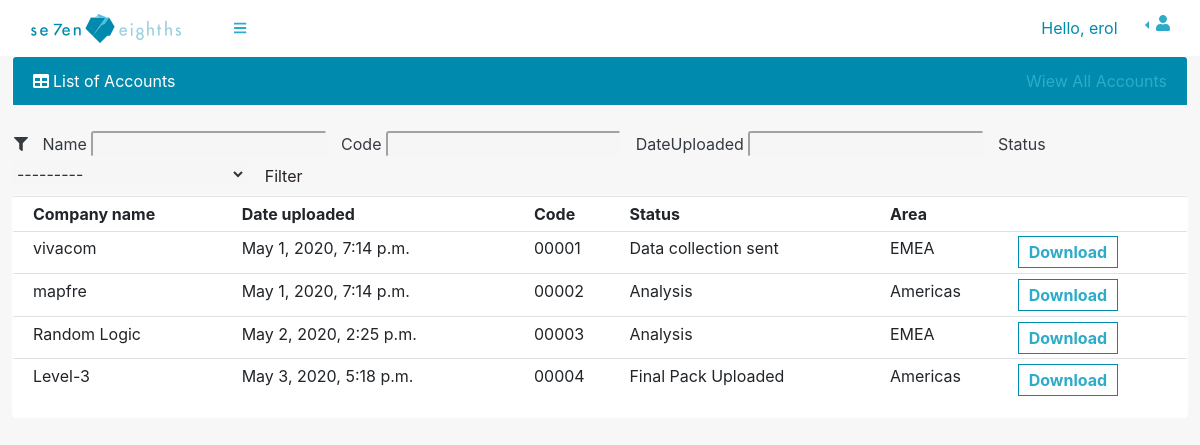
Page /listAccounts (signed in) on the earlier database version.
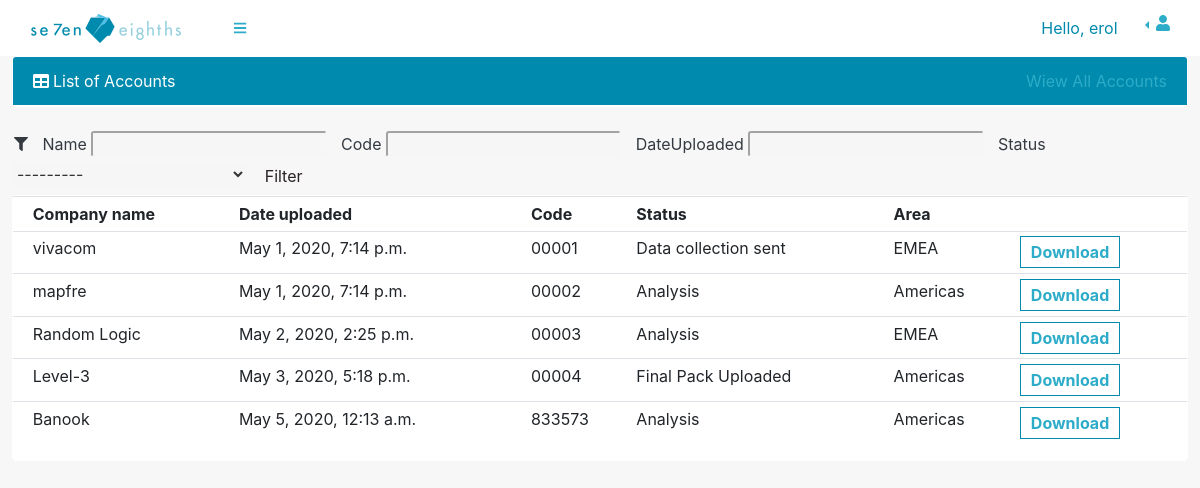
Same page on the later database version.
### base/models.py (models this page shows, shortened)
class Account(models.Model):
    AREAS = (
        ('EMEA', 'EMEA'),
        ('Americas', 'Americas'),
    )
    STATUS = (
        ('Data collection sent', 'Data collection sent'),
        ('Data Received', 'Data Received'),
        ('Analysis', 'Analysis'),
        ('Final Pack Uploaded', 'Final Pack Uploaded'),
    )
    username = models.ForeignKey(
        Access, blank=True,  null=True, on_delete=models.DO_NOTHING)
    name = models.CharField(max_length=30)
    code = models.CharField(max_length=30)
    dateReceived = models.DateTimeField(auto_now_add=True)
    dateUploaded = models.DateTimeField(auto_now_add=True)
    status = models.CharField(max_length=30, null=True, choices=STATUS)
    area = models.CharField(max_length=10, choices=AREAS)
    finalPack = models.FileField(null=True, blank=True)

### base/decorators.py (the view)
        def wrapper_func(request, *args, **kwargs):
            group = None
            if request.user.groups.exists():
                group = request.user.groups.all()[0].name
            if group in allowed_roles:
                return view_func(request, *args, **kwargs)
            else:
                return HttpResponse('You are not authorised to view this page')

### base/templatetags/groupFilter.py (called while the page is built)
@register.filter(name='has_group')
def has_group(user, group_name):
    return user.groups.filter(name=group_name).exists()

### base/views.py (called while the page is built)
@allowed_users(allowed_roles=['admin', 'MF'])
def listAccounts(request):
    groups = request.user.groups.values_list('name', flat=True)
    if 'MF' in groups:
        accounts = Account.objects.filter(
            username__username__contains=request.user)
    else:
        accounts = Account.objects.all()
    myAccountFilter = AccountFilter(request.POST, queryset=accounts)
    accounts = myAccountFilter.qs
    return render(request, 'base/listAccounts.html', {'accounts': accounts, 'myAccountFilter': myAccountFilter})

### base/templates/base/listAccounts.html (shortened to what this page needs)
{% extends 'base/navbars/sidenav.html' %} {% block content %}{%block body %}
{% load groupFilter %}
{% load widget_tweaks %}
<body class="sb-nav-fixed sb-sidenav-toggled">
    {% endblock %}
    <div id="layoutSidenav_content">
        <div class="col-xl-12">
            <div class="card mb-4">
                <div class="card-header">
                    <i class="fas fa-table mr-1"></i>List of Accounts
                    <a style="float: right;" href="{% url 'addAccount' %}" type="button">Wiew All Accounts</a>
                </div>
            </div>
            <form method="POST">
                <i style="padding-left: 2px;" class="fas fa-filter"></i>
                <span id="nameLabel">{{myAccountFilter.form.name.label}}</span>
                {{myAccountFilter.form.name  | add_class:"selection"}}
                <span id="nameLabel">{{myAccountFilter.form.code.label}}</span>
                {{myAccountFilter.form.code  | add_class:"selection"}}
                <span id="nameLabel">{{myAccountFilter.form.dateUploaded.label}}</span>
                {{myAccountFilter.form.dateUploaded  | add_class:"selection"}}
                <span id="nameLabel">{{myAccountFilter.form.status.label}}</span>
                {{myAccountFilter.form.status  | add_class:"selection"}}
                <button class="btn filterbtn" type="submit">Filter</button>
            </form>
            <div class="card card-body">
                <table class="table table-sm">
                    <tr>
                        <th></th>
                        <th>Company name</th>
                        <th>Date uploaded</th>
                        <th>Code</th>
                        <th>Status</th>
                        <th>Area</th>
                        <th></th>
                    </tr>
                    {% for account in accounts %}
                    <tr>
                        <td></td>
                        <td>{{account.name}}</td>
                        <td>{{account.dateUploaded}}</td>
                        <td>{{account.code}}</td>
                        <td>{{account.status}}</td>
                        <td>{{account.area}}</td>
                        <td><a type="button">Download</td>
                    </tr>
                    {% endfor %}
                </table>
            </div>
        </div>
    </div>
    {%endblock%}

Differences in the rows shown:
added Account: name "Banook", dateUploaded "May 5, 2020, 12:13 a.m.", code "833573", status "Analysis", area "Americas"
